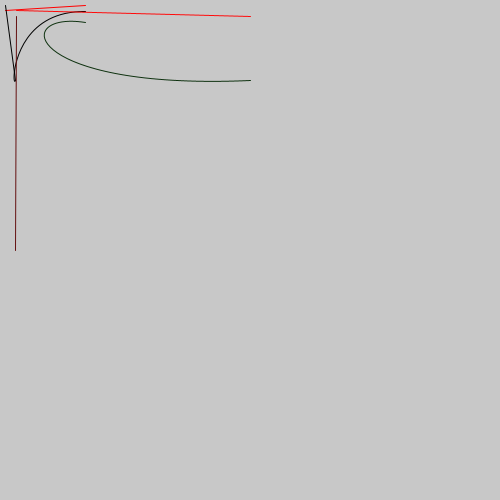
Frame 1 (no input)
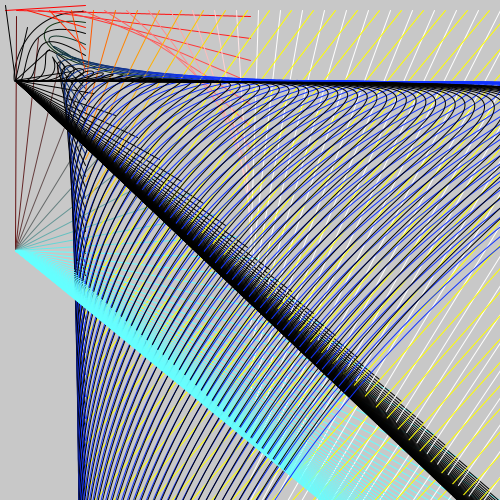
Frame 60 (the mouse pressed at the canvas centre just before this capture)
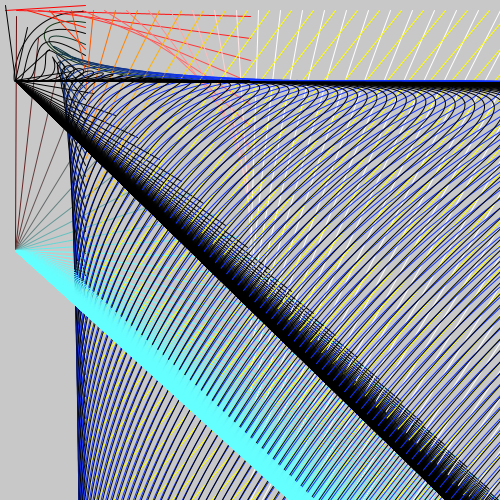
Frame 120 (the mouse held since frame 60 and released just before this capture)

The Processing sketch that drew these frames (run headless with seeded random() and noise(); from frame 60 on, the mouse is pressed at the canvas centre):

// Processing sketch: processing_168622
// ── processing_168622.pde

float a = 0;
int b = 0;
float c = 0;

void setup() {
  size(500, 500);
  background(200);
}

void draw(){
noFill();
stroke(255, a, 0);
a=a+5;
line(85, a, a, 10);
stroke(0, 0, 0);
line(a, a, 15, 80);
stroke(0, 0, 0);
a=a+5;
a++;
bezier(85, a, 10, 10, a, 90, 15, 80);


noFill();
stroke(255, a, a);
a=a+5;
line(250, a, a, 10);
stroke(100, a, a);
line(a, a, 15, 250);
stroke(15, 50, a);
a=a+5;
a++;
bezier(85, a, 10, 10, a, 90, 250, 80);

}
